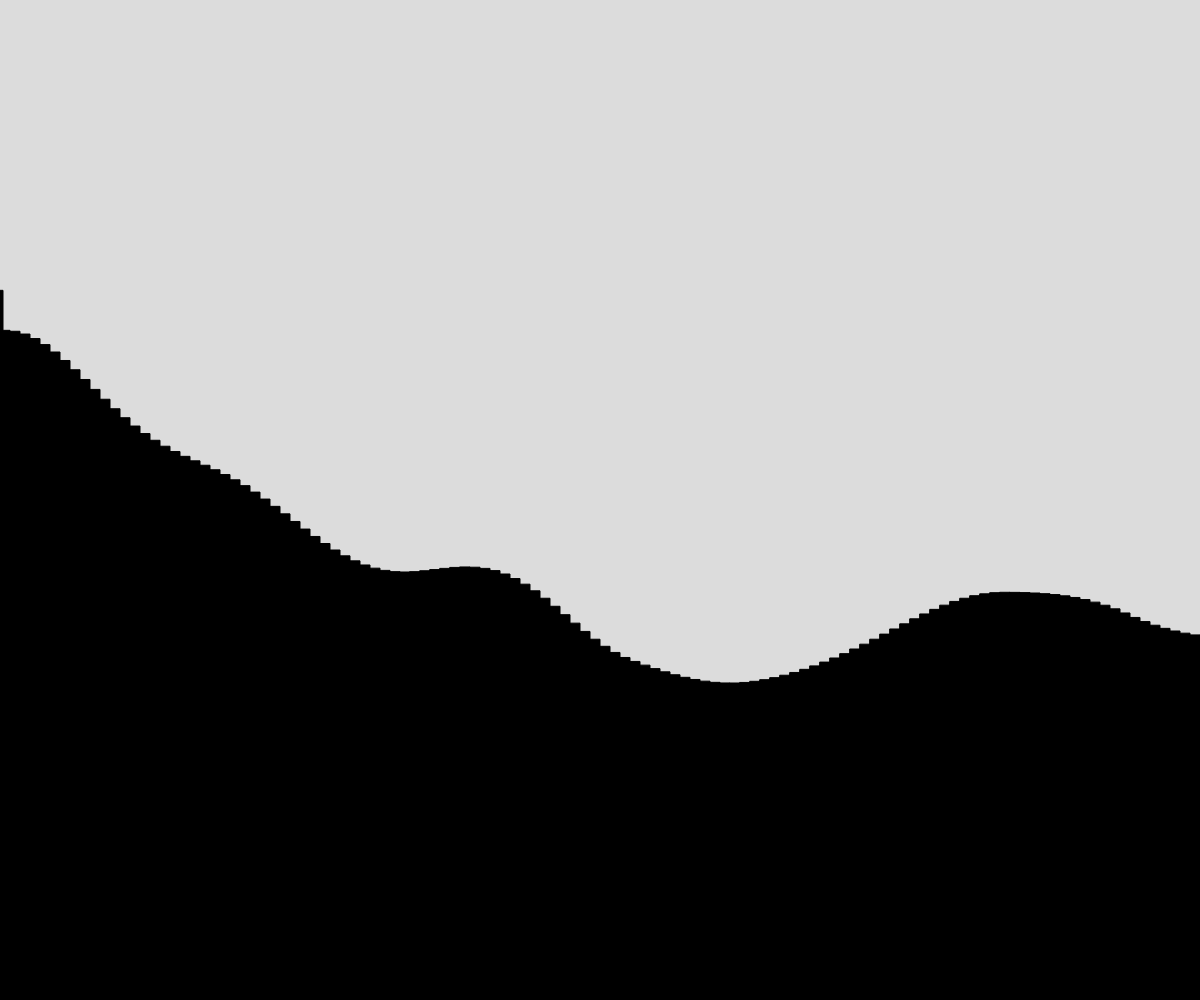
Frame 1 (no input)
Frame 60 (no input): identical to frame 1, image omitted
Frame 120 (the mouse pressed at the canvas centre since frame 60): identical to frame 1, image omitted

The p5.js sketch that drew this single still picture (run headless with seeded random() and noise() and a simulated clock; from frame 60 on, the mouse is pressed at the canvas centre):

// p5.js sketch
// ── sketch.js
// Project Title
// Your Name
// Date
//
// Extra for Experts:
// - describe what you did to take this project "above and beyond"




let terrainWidth = 10;
let terrainLoop = [];
let drawingLoop = 0;
let showDrawing = false;
let xoff = parseFloat(0.0);
let highestPoint = 0;
let highestHill;
let flagHeight = 40;
let recycleBin = [];
let viewportStart = 0;




function setup() {
  createCanvas(windowWidth, windowHeight);
  generateTerrain();
}


function showTerrain() {
  drawingLoop = 0;
  for (let height of terrainLoop) {
    rect(drawingLoop, windowHeight - height, terrainWidth, height);
    drawingLoop += terrainWidth;
  }
  drawFlag(highestHill, windowHeight - highestPoint - flagHeight);
}

function draw() {
  background(220);
  //keep visual
  /**/
  showTerrain();
}




function resetLoop() {
  drawingLoop = 0;
  highestPoint = 0;
}




function keyPressed() {
  if (keyCode === LEFT_ARROW) {
    if (terrainWidth > 5) {
      terrainWidth -= 5;
      resetLoop();
      generateTerrain();
    }
  }
  if (keyCode === RIGHT_ARROW) {
    terrainWidth += 5;
    resetLoop();
    generateTerrain();
  }
  if (keyCode === ENTER) {
    resetLoop();
    generateTerrain();
    showDrawing = true;
  }
  if (keyCode === BACKSPACE) {
    showDrawing = false;
    resetLoop();
  }
  if (key === "d") {
    recycleBin.push(terrainLoop.shift());
  }
  if (key === "a") {
    if (recycleBin.length !== 0) {
      terrainLoop.unshift(recycleBin.pop());
    }
  }
}




function mouseWheel(event) {
  if (event.delta < 0) {
    if (recycleBin.length !== 0) {
      terrainLoop.unshift(recycleBin.pop());
    }
  }
  if (event.delta > 0) {
    recycleBin.push(terrainLoop.shift());
  }
  showTerrain();
}






function generateTerrain() {
  for (let i = 0; i <= windowWidth; i += terrainWidth) {
    let n = noise(xoff);
    let randomNum = n * (windowHeight - 0);
    if (randomNum > highestPoint) {
      highestPoint = randomNum;
      highestHill = i;
    }
    fill(0, 0, 0);
    rect(i, windowHeight - randomNum, terrainWidth, randomNum);
    terrainLoop.push(randomNum);
    xoff += 0.01
  }
}


function drawFlag(x, y) {
  rect(x, y, 3, flagHeight);
}
